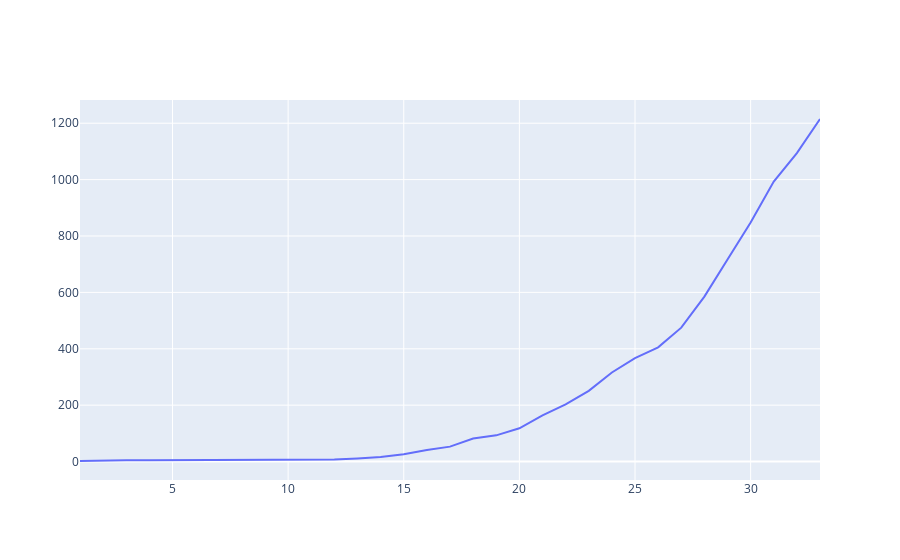

The code cell stored with this chart in its notebook:
### Code cell
import plotly.graph_objects as go
fig = go.Figure()
fig.add_trace(go.Scatter(y=casos, x=fecha,mode='lines',name='MX'))
fig.show()

### Figure 1 — Plotly figure (JSON) as saved in the notebook; plotly's stock layout.template omitted (floating-point values rounded to 4 significant figures)
{"data": [{"mode": "lines", "name": "MX", "type": "scatter", "x": [1, 2, 3, 4, 5, 6, 7, 8, 9, 10, 11, 12, 13, 14, 15, 16, 17, 18, 19, 20, 21, 22, 23, 24, 25, 26, 27, 28, 29, 30, 31, 32, 33], "y": [2, 4, 5, 5, 5, 5, 5, 5, 5, 7, 7, 7, 11, 16, 26, 41, 53, 82, 93, 118, 164, 203, 251, 316, 367, 405, 475, 585, 717, 848, 993, 1094, 1215]}], "layout": {}}
